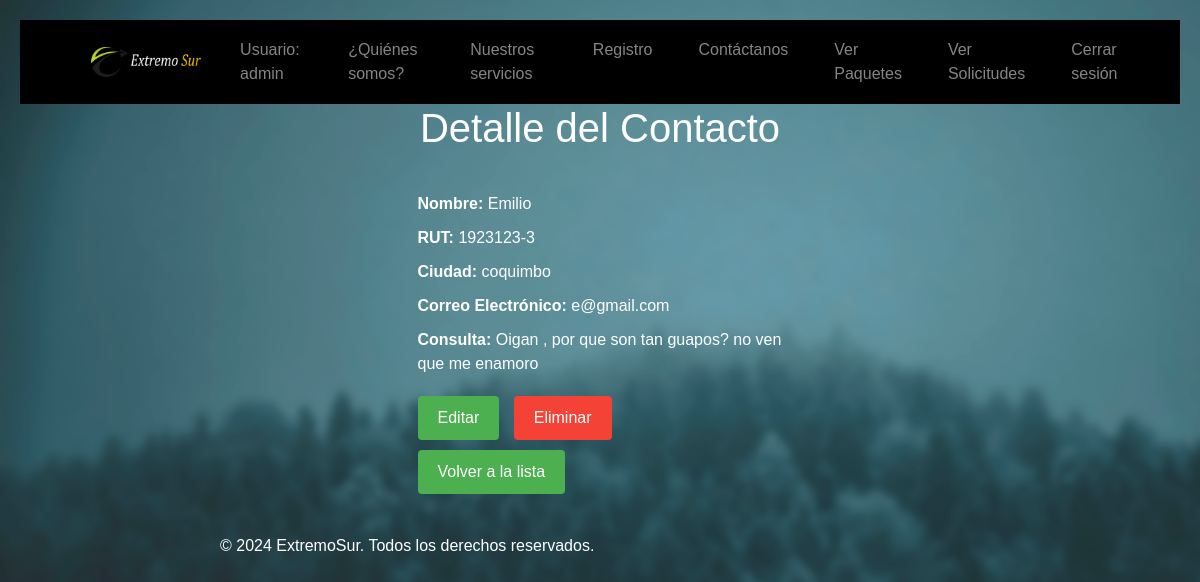
Page /contactos/1/ (signed in) on the committed database.
### gestionviajes/models.py (models this page shows, shortened)
class FormularioContacto(models.Model):
    nombre = models.CharField(max_length=100)
    rut = models.CharField(max_length=12)
    ciudad = models.CharField(max_length=100)
    correo_electronico = models.EmailField()
    consulta = models.TextField()

### gestionviajes/views.py (the view)
# urls.py: path('contactos/<int:id>/', views.contacto_detail, name='contacto_detail'),
@staff_member_required
def contacto_detail(request, id):
    contacto = get_object_or_404(FormularioContacto, id=id)
    return render(request, 'contacto_detail.html', {'contacto': contacto})

### gestionviajes/context_processors.py (called while the page is built)
def search_form(request):
    return {'buscar_form': BuscarPaqueteForm()}

### gestionviajes/templates/contacto_detail.html (shortened to what this page needs)
{% extends 'base.html' %}
{% load static %}
{% block content %}
<!DOCTYPE html>
<html>
<head>
</head>
<body>
    <h1>Detalle del Contacto</h1>
    <div class="container">
        <div class="row">
            <div class="col-md-6 offset-md-3">
                <p><strong>Nombre:</strong> {{ contacto.nombre }}</p>
                <p><strong>RUT:</strong> {{ contacto.rut }}</p>
                <p><strong>Ciudad:</strong> {{ contacto.ciudad }}</p>
                <p><strong>Correo Electrónico:</strong> {{ contacto.correo_electronico }}</p>
                <p><strong>Consulta:</strong> {{ contacto.consulta }}</p>
                <a href="{% url 'contacto_update' contacto.id %}" class="btn btn-warning">Editar</a>
                <a href="{% url 'contacto_delete' contacto.id %}" class="btn btn-danger">Eliminar</a>
                <a href="{% url 'contacto_list' %}" class="btn btn-primary">Volver a la lista</a>
            </div>
        </div>
    </div>
</body>
</html>
{% endblock %}

### gestionviajes/templates/base.html (shortened to what this page needs)
<!DOCTYPE html>
<html lang="es">
<head>
    {% load static %}
    <link rel="stylesheet" href="https://cdn.jsdelivr.net/npm/bootstrap@4.6.2/dist/css/bootstrap.min.css"
>
    <link rel="stylesheet" href="{% static 'css/styles.css' %}" />
    <link rel="stylesheet" href="https://cdnjs.cloudflare.com/ajax/libs/font-awesome/5.15.4/css/all.min.css">
</head>
<body>
    <header>
        <nav class="navbar navbar-expand-lg">
            <div class="container-fluid">
              <a class="navbar-brand" href="{% url 'index' %}">
                <img src="{% static 'img/logo_extremo_sur.png' %}" class="d-inline-block align-top" alt="Logo">
              </a>
              <div class="collapse navbar-collapse" id="navbarScroll">
                <ul class="navbar-nav mx-auto">
                  {% if user.is_authenticated %}
                    <li class="nav-item no-hover">
                      <span class="nav-link">Usuario: {{ user.username }}</span>
                    </li>
                  {% endif %}
                  <li class="nav-item">
                    <a class="nav-link" href="{% url 'index' %}">¿Quiénes somos?</a>
                  </li>
                  <li class="nav-item">
                    <a class="nav-link" href="{% url 'vista_paquetes_cliente' %}">Nuestros servicios</a>
                  </li>
                  <li class="nav-item">
                    <a class="nav-link" href="{% url 'registro_cliente' %}">Registro</a>
                  </li>
                  <li class="nav-item">
                    <a class="nav-link" href="{% url 'contacto' %}">Contáctanos</a>
                  </li>
                  {% if user.is_authenticated %}
                    <li class="nav-item">
                      <a class="nav-link" href="{% url 'vista_paquetes_cliente' %}">Ver Paquetes</a>
                    </li>
                    <li class="nav-item">
                      <a class="nav-link" href="{% url 'contacto_list' %}">Ver Solicitudes</a>
                    </li>
                  {% endif %}
                  {% if user.is_authenticated %}
                    <li class="nav-item">
                      <a class="nav-link" href="{% url 'logout' %}">Cerrar sesión</a>
                    </li>
                  {% else %}
                    <li class="nav-item">
                      <a class="nav-link" href="{% url 'login' %}">Iniciar sesión</a>
                    </li>
                  {% endif %}
                </ul>
              </div>
            </div>
          </nav>
    </header>
    {% block content %}{% endblock %}
    <footer>
        <div class="container">
            <p style="color: white">&copy; 2024 ExtremoSur. Todos los derechos reservados.</p>
        </div>
    </footer>
</body>
</html>

### gestionviajes/static/css/styles.css (style rules this page uses)
body { font-family: 'system-ui', '-apple-system', 'Segoe UI', 'Roboto', 'Helvetica Neue', 'Arial', 'sans-serif'; color: #000000; margin: 0; padding: 0; background-image: url('/static/img/fondo.png'); background-repeat: repeat-y; background-attachment: fixed; background-size: cover; }
.navbar { background-color: #000000; }
.navbar-nav .nav-item { margin: 0 15px; }
.navbar-nav .nav-link { color: #858585; padding: 10px 15px; transition: color 0.3s ease, background-color 0.3s ease; }
.navbar-brand img { max-height: 30px; margin-left: 20px; padding-left: 20px; }
.container { max-width: 800px; margin: 0 auto; padding: 20px; }
.no-hover .nav-link { pointer-events: none; cursor: default; }

### gestionviajes/templates/contacto_detail.html (style rules this page uses)
body { font-family: Arial, sans-serif; background-color: #f2f2f2; color: #ffffff; padding: 20px; }
h1 { text-align: center; margin-bottom: 20px; }
p { margin-bottom: 10px; }
.btn { background-color: #4CAF50; color: white; padding: 10px 20px; border: none; cursor: pointer; border-radius: 4px; transition: background-color 0.3s ease; margin-right: 10px; margin-top: 10px; }
.btn-danger { background-color: #f44336; }

### rows in the picture
FormularioContacto: nombre "Emilio", rut "1923123-3", ciudad "coquimbo", correo_electronico "e@gmail.com", consulta "Oigan , por que son tan guapos? no ven que me enamoro"

### other values in the picture
{{ user.username }} "admin"
